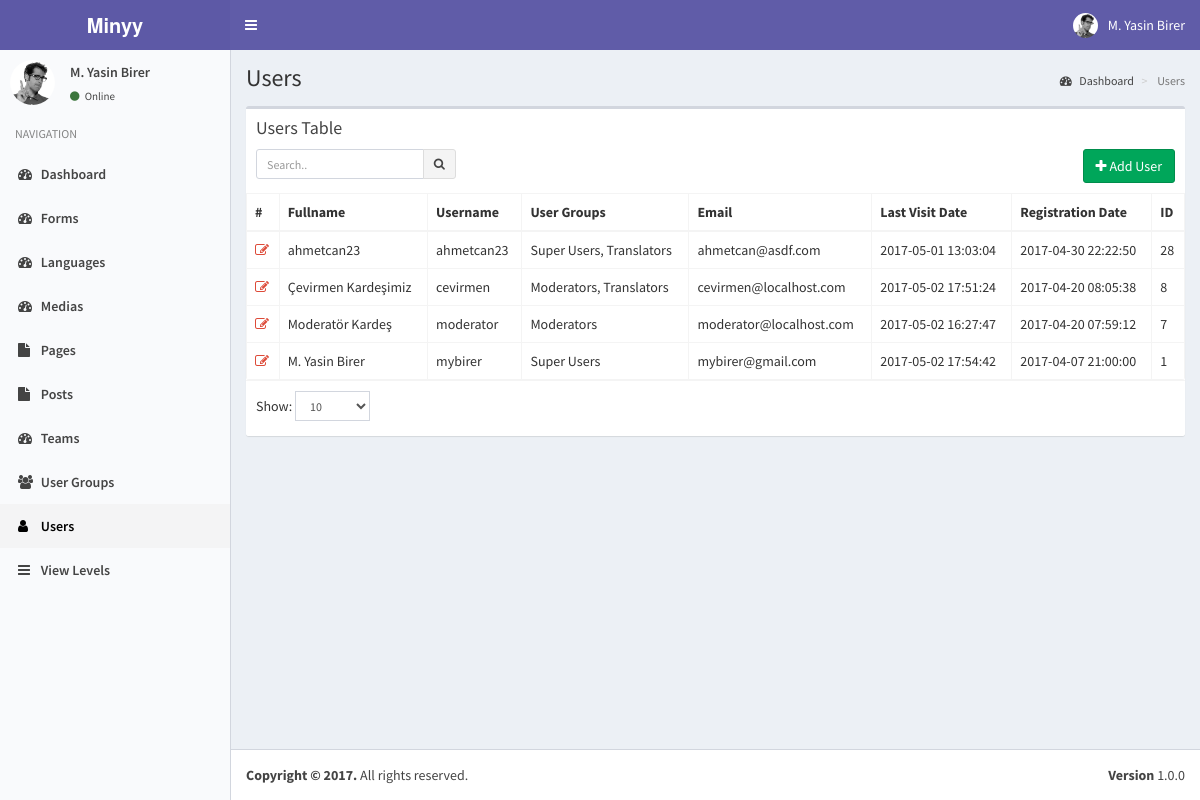
The app's page /index.php?controller=module&action=users (signed in), older data.
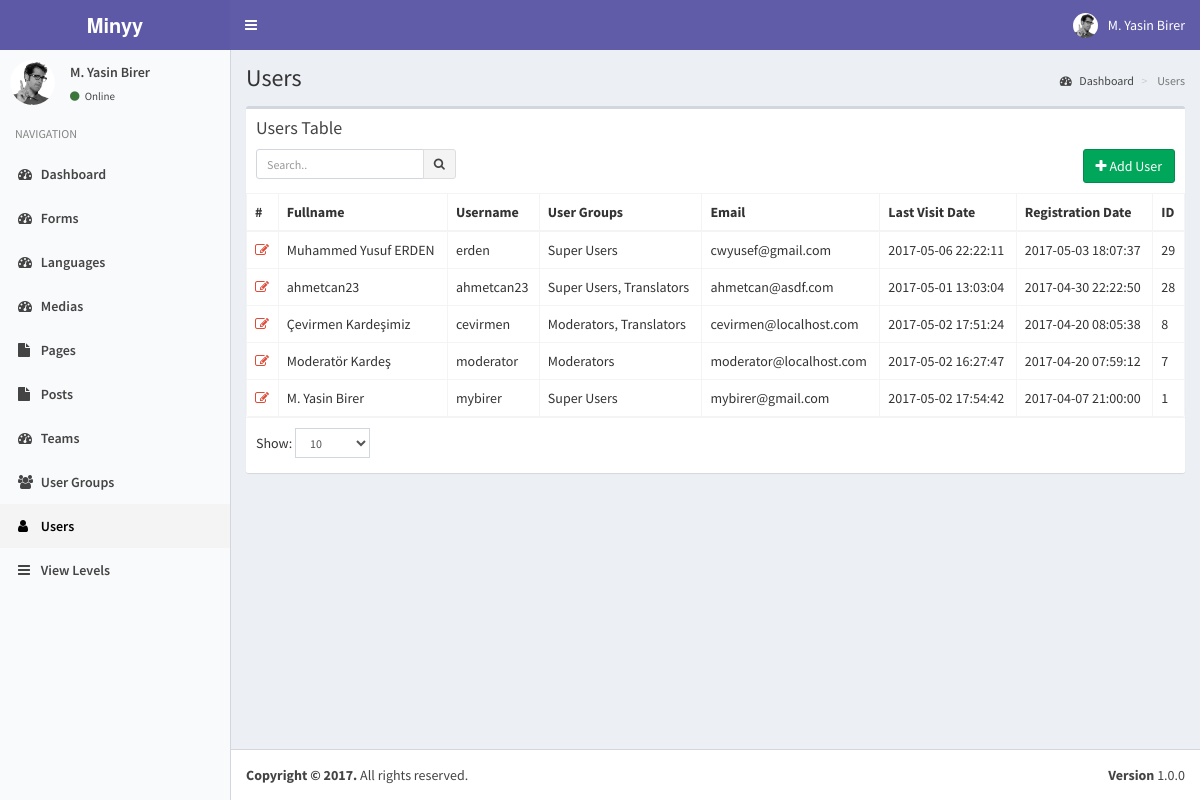
The same page, newer data.
### tables this page shows
CREATE TABLE IF NOT EXISTS `users` (
  `pk_user_id` int(11) NOT NULL AUTO_INCREMENT,
  `username` varchar(50) NOT NULL,
  `password` varchar(50) NOT NULL,
  `email` varchar(75) NOT NULL,
  `last_visit` timestamp NOT NULL DEFAULT CURRENT_TIMESTAMP ON UPDATE CURRENT_TIMESTAMP,
  `fullname` varchar(50) DEFAULT NULL,
  `registration_date` timestamp NULL DEFAULT NULL,
  PRIMARY KEY (`pk_user_id`)
);

### helpers/view_helper.php (called while the page is built, shortened)
<?php
class ViewHelper
{
    private static $__layout='public';
    public static function getView($viewFolder,$viewFile){
        Functions::requireFile('views/'.$viewFolder,$viewFile.'.php');
    }
    public static function setLayout($layout){
        self::$__layout=$layout;
    }
    public static function getHeader(){
        require_once('views/'.self::$__layout.'_header.php');
    }
}
?>

### controllers/users_controller.php (called while the page is built, shortened)
<?php
class UsersController implements ModuleInterface
{
    public static function getList($params=array()) {
        $search_term=isset($_GET['search_term']) ? Functions::clearString($_GET['search_term']) : "";
        $order_by=isset($_GET['order_by']) && !empty($_GET['order_by']) ? strtolower(Functions::clearString($_GET['order_by'])) : "id";
        $order_dir=isset($_GET['order_dir']) && !empty($_GET['order_dir']) ? strtolower(Functions::clearString($_GET['order_dir'])) : "desc";
        $limit=isset($_GET['limit']) && !empty($_GET['limit']) ? (int) Functions::clearString($_GET['limit']) : 20;
        $page=isset($_GET['page']) && !empty($_GET['page']) ? (int) Functions::clearString($_GET['page']) : 1;
        $offset=($page-1)*$limit;
        $params=[
            "search_term"=>$search_term,
            "order_by"=>$order_by,
            "order_dir"=>$order_dir,
            "limit"=>$limit,
            "offset"=>$offset
        ];
        $objList = Users::getObjList($params);
        $gparams=[
            "search_term"=>"",
            "order_by"=>"name",
            "order_dir"=>"asc",
            "limit"=>"1000",
            "offset"=>"0"
        ];
        $groupList= UserGroups::getObjList($gparams);
        ViewHelper::getView('users','users');
    }
}
?>

### index.php (called while the page is built, shortened)
<?php
require_once('helpers/view_helper.php');
require_once('helpers/functions_helper.php');
require_once('helpers/translate_helper.php');
require_once('models/users_model.php');
require_once('models/user_groups_model.php');
require_once('models/view_levels_model.php');
require_once('routes.php');

### models/users_model.php (called while the page is built, shortened)
<?php
class Users implements DatabaseObject {
    public $groups;
    public function __construct($pk_user_id,$username,$password,$email,$last_visit,$fullname,$registration_date){
        $this->fullname=$fullname;
        $this->groups=$this->getUserGroups($pk_user_id);
        $this->modules=$this->getUserModules($pk_user_id);
    }
    public static function getObjList($params){
        $list = [];
        $order_dirs=array("desc","asc");
        $key=array_search($params["order_dir"],$order_dirs);
        $order_dir=$order_dirs[($key) ? $key : 0];
        $order_columns=array("pk_user_id", "username", "email", "last_visit", "fullname", "registration_date");
        $key=array_search($params["order_by"],$order_columns);
        $order_by=$order_columns[($key) ? $key : 0];
        $limit=$params["limit"] ? $params["limit"] : "20";
        $offset=$params["offset"] ? $params["offset"] : "0";
        $query="SELECT * FROM users";
        $query.=" ORDER BY $order_by $order_dir LIMIT :offset , :limit";
        $db = Db::getInstance();
        $req = $db->prepare($query);
        $req->bindValue(':limit', intval($limit), PDO::PARAM_INT);
        $req->bindValue(':offset', intval($offset), PDO::PARAM_INT);
        $req->execute();
        foreach($req->fetchAll() as $obj) {
            $list[] = new Users( $obj['pk_user_id'],
                                $obj['username'],
                                $obj['password'],
                                $obj['email'],
                                $obj['last_visit'],
                                $obj['fullname'],
                                $obj['registration_date']);
        }
        return $list;
    }
    public static function getObj($id){
        try{
            $db = Db::getInstance();
            $id = intval($id);
            $req = $db->prepare('SELECT * FROM users WHERE pk_user_id = :pk_user_id');
            $req->execute(array('pk_user_id' => $id));
            $obj = $req->fetch();
            if($obj){
                return new Users( $obj['pk_user_id'],
                                    $obj['username'],
                                    $obj['password'],
                                    $obj['email'],
                                    $obj['last_visit'],
                                    $obj['fullname'],
                                    $obj['registration_date']);
            }
            else{
                return [];
            }
        }
        catch (PDOException $e){
            return $e->getMessage();
        }
    }
    public function getUserGroups($id){
        try{
            $db = Db::getInstance();
            $id = intval($id);
            $req = $db->prepare('SELECT * FROM user_usergroup_map WHERE pk_user_id = :pk_user_id');
            $req->execute(array('pk_user_id' => $id));
            $list=[];
            foreach($req->fetchAll() as $obj) {
                $list[]= $obj['pk_group_id'];
            }
            return $list;
        }
        catch (PDOException $e){
            return $e->getMessage();
        }
    }
    public function getUserModules($id){
        $modules=[];
        $params=[
            "search_term"=>"",
            "order_by"=>"name",
            "order_dir"=>"asc",
            "limit"=>"1000",
            "offset"=>"0"
        ];
        $viewLevels=ViewLevels::getObjList($params);
        foreach($viewLevels as $viewObj){
            $voGroups=json_decode($viewObj->groups);
            $voModules=json_decode($viewObj->modules);
            foreach($this->groups as $uoGroup){
                if(in_array($uoGroup,$voGroups)){
                    $modules=array_merge($modules,$voModules);
                }
            }
        }
        $modules=array_merge(array_unique($modules));
        asort($modules);
        global $controllers;
        foreach($modules as $kmodule=>$vmodule){
            $modules[$kmodule]=$controllers['module'][$vmodule];
        }
        return $modules;
    }
}

### models/view_levels_model.php (called while the page is built, shortened)
<?php
class ViewLevels implements DatabaseObject {
    public function __construct($pk_view_level_id,$title,$groups,$modules){
        $this->groups=$groups;
        $this->modules=$modules;
    }
    public static function getObjList($params){
        $list = [];
        $order_dirs=array("desc","asc");
        $key=array_search($params["order_dir"],$order_dirs);
        $order_dir=$order_dirs[($key) ? $key : 0];
        $order_columns=array("pk_view_level_id", "title");
        $key=array_search($params["order_by"],$order_columns);
        $order_by=$order_columns[($key) ? $key : 0];
        $limit=$params["limit"] ? $params["limit"] : "20";
        $offset=$params["offset"] ? $params["offset"] : "0";
        $query="SELECT * FROM view_levels";
        $query.=" ORDER BY $order_by $order_dir LIMIT :offset , :limit";
        $db = Db::getInstance();
        $req = $db->prepare($query);
        $req->bindValue(':limit', intval($limit), PDO::PARAM_INT);
        $req->bindValue(':offset', intval($offset), PDO::PARAM_INT);
        $req->execute();
        foreach($req->fetchAll() as $obj) {
            $list[] = new ViewLevels( $obj['pk_view_level_id'],
                                $obj['title'],
                                $obj['groups'],
                                $obj['modules']);
        }
        return $list;
    }
}

### models/user_groups_model.php (called while the page is built, shortened)
<?php
class UserGroups implements DatabaseObject {
    public function __construct($pk_group_id,$name){
        $this->name=$name;
    }
    public static function getObjList($params){
        $list = [];
        $order_dirs=array("desc","asc");
        $key=array_search($params["order_dir"],$order_dirs);
        $order_dir=$order_dirs[($key) ? $key : 0];
        $order_columns=array("pk_group_id", "name");
        $key=array_search($params["order_by"],$order_columns);
        $order_by=$order_columns[($key) ? $key : 0];
        $limit=$params["limit"] ? $params["limit"] : "20";
        $offset=$params["offset"] ? $params["offset"] : "0";
        $query="SELECT * FROM user_groups";
        $query.=" ORDER BY $order_by $order_dir LIMIT :offset , :limit";
        $db = Db::getInstance();
        $req = $db->prepare($query);
        $req->bindValue(':limit', intval($limit), PDO::PARAM_INT);
        $req->bindValue(':offset', intval($offset), PDO::PARAM_INT);
        $req->execute();
        foreach($req->fetchAll() as $obj) {
            $list[] = new UserGroups( $obj['pk_group_id'],
                                $obj['name']);
        }
        return $list;
    }
}

### views/users/users.php (the view, shortened to what the rows shown need)
<?php ViewHelper::getHeader(); ?>
<?php
    global $objList;
    global $params;
    global $groupList;
?>
<section class="content-header">
    <h1>
    </h1>
    <ol class="breadcrumb">
    <li><a href="index.php"><i class="fa fa-dashboard"></i> <?php T::__("Dashboard"); ?></a></li>
    <li class="active"> <?php T::__("Users"); ?></li>
    </ol>
</section>
<section class="content">
    <div class="row">
    <div class="col-xs-12">
        <div class="box">
        <div class="box-header">
            <h3 class="box-title"><?php T::__("Users Table"); ?></h3>
            <div class="box-toolbox">
            <form id="search-form">
            <div class="input-group input-group-sm pull-left search-form">
                <input type="text" name="table_search" class="form-control pull-right" placeholder="<?php T::__("Search.."); ?>" <?php echo !empty(Functions::getUrlVariableValue("search_term")) ? "value='".htmlspecialchars(urldecode(Functions::getUrlVariableValue("search_term")))."'" : ""; ?> />
                <div class="input-group-btn">
                <button type="submit" class="btn btn-default"><i class="fa fa-search"></i></button>
                </div>
            </div>
            </form>
            <button type="button" data-toggle="openModal" data-target="#addUserModal" class="btn btn-success pull-right">
                <i class="fa fa-plus"></i> <?php T::__("Add User"); ?>
            </button>
            </div>
        </div>
        <div class="box-body table-responsive no-padding">
            <table class="table table-hover table-bordered">
            <thead>
                <tr>
                    <th>#</th>
                    <th><?php T::__("Fullname"); ?></th>
                    <th><?php T::__("Username"); ?></th>
                    <th><?php T::__("User Groups"); ?></th>
                    <th><?php T::__("Email"); ?></th>
                    <th><?php T::__("Last Visit Date"); ?></th>
                    <th><?php T::__("Registration Date"); ?></th>
                    <th><?php T::__("ID"); ?></th>
                </tr>
            </thead>
            <tbody>
            <?php $i=$params['offset']+1; foreach($objList as $user): ?>
            <tr data-id="<?php echo $user->pk_user_id; ?>">
                <td><a data-toggle="tooltip" title="Düzenle" class="text-red" href="index.php?controller=module&action=users&do=edit&id=<?php echo $user->pk_user_id; ?>"><i class="fa fa-edit"></i></a></td>
                <td class="has-link"><?php echo $user->fullname; ?></td>
                <td class="has-link"><?php echo $user->username; ?></td>
                <td class="has-link">
                    <?php
                        $grpstr=[];
                        foreach($groupList as $groupObj){
                            if(in_array($groupObj->pk_group_id,$user->groups)){
                                $grpstr[]=$groupObj->name;
                            }
                        }
                        echo implode(", ",$grpstr);
                    ?>
                </td>
                <td class="has-link"><?php echo $user->email; ?></td>
                <td class="has-link"><?php echo $user->last_visit; ?></td>
                <td class="has-link"><?php echo $user->registration_date; ?></td>
                <td class="has-link"><?php echo $user->pk_user_id; ?></td>
            </tr>
            <?php endforeach; ?>
            </tbody></table>
        </div>
        <div class="box-footer clearfix">
            <div class="table-length dataTables_length pull-left">
                <label><?php T::__("Show:"); ?>
                    <select name="limit" class="form-control input-sm">
                    <option value="10" <?php echo Functions::getUrlVariableValue("limit")=="10" ? "selected" : ""; ?>>10</option>
                    </select>
                </label>
            </div>
        </div>
        </div>
    </div>
    </div>
</section>

### views/static/header.php (shortened to what the rows shown need)
<?php
global $currentUser;
?>
<a href="index2.html" class="logo">
    <span class="logo-lg"><b>Minyy</b></span>
</a>
<nav class="navbar navbar-static-top">
    <a href="#" class="sidebar-toggle" data-toggle="offcanvas" role="button">
    </a>
    <div class="navbar-custom-menu">
    <ul class="nav navbar-nav">
        <li class="dropdown user user-menu">
        <a href="#" class="dropdown-toggle" data-toggle="dropdown">
            <img src="assets/img/user2-160x160.jpg" class="user-image" alt="User Image">
            <span class="hidden-xs"><?php echo $currentUser->fullname; ?></span>
        </a>
            </li>
        </ul>
    </div>
</nav>

### views/static/sidebar.php
<?php
global $currentUser;
?>
<section class="sidebar">
    <div class="user-panel">
    <div class="pull-left image">
        <img src="assets/img/user2-160x160.jpg" class="img-circle" alt="User Image">
    </div>
    <div class="pull-left info">
        <p><?php echo $currentUser->fullname; ?></p>
        <a href="#"><i class="fa fa-circle text-success"></i> <?php echo T::__('Online'); ?></a>
    </div>
    </div>
    <ul class="sidebar-menu">
    <li class="header"><?php echo T::__('NAVIGATION'); ?></li>
    <?php
    foreach($currentUser->modules as $module=>$moduleProps):
    ?>
    <li class="<?php echo Functions::isActive($moduleProps["key"]); ?>">
        <a href="index.php?controller=module&action=<?php echo $moduleProps["key"]; ?>"><i class="fa <?php echo $moduleProps["icon"]; ?>"></i> <?php echo $moduleProps["name"]; ?></a>
    </li>
    <?php endforeach; ?>
    </ul>
</section>

Row changes from the older to the newer data that the page shows:
added users: fullname "Muhammed Yusuf ERDEN", username "erden", grpstr "Super Users", email "cwyusef@gmail.com", last_visit "2017-05-06 22:22:11", registration_date "2017-05-03 18:07:37", pk_user_id "29"
